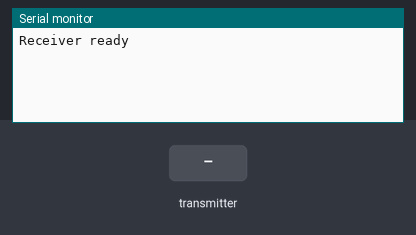
A sketch run on a simulated ESP32. Shown: the last lines printed to the serial monitor. The inputs (shaded band) are chosen by the test bench.

Above: at 1.2 s.
1.3 s: the transmitter starts sending deviceID = 0
At 1.66 s:
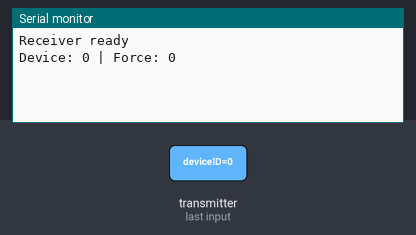
3.3 s: the transmitter starts sending adcValue = 1024
At 3.66 s:
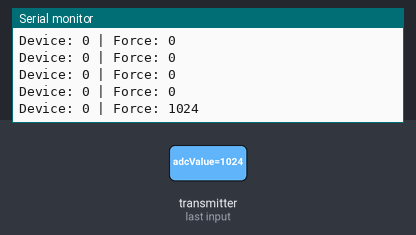
4.8 s: the transmitter starts sending deviceID = 64
At 5.16 s:
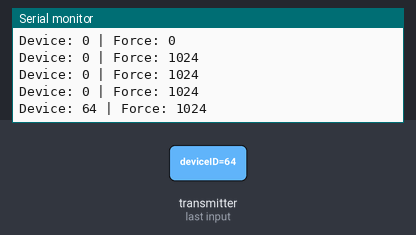
6.3 s: the transmitter starts sending adcValue = 0
At 6.66 s:
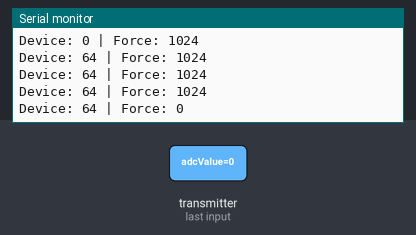

The sketch:

espnow_recv.ino
```cpp
#include <esp_now.h>
#include <WiFi.h>

// Data Packet Init
struct DataPacket {
  uint8_t deviceID;
  uint16_t adcValue;
};

DataPacket receivedPacket;

void OnDataRecv(const esp_now_recv_info *info, const uint8_t *data, int len) {

  // Make sure the packet is the size we expect
  if (len != sizeof(DataPacket)) {
    Serial.println("Invalid packet size");
    return;
  }

  // Copy received data into our packet structure
  memcpy(&receivedPacket, data, sizeof(receivedPacket));

  // Print
  Serial.print("Device: ");
  Serial.print(receivedPacket.deviceID);
  Serial.print(" | Force: ");
  Serial.println(receivedPacket.adcValue);
}

void setup() {

  // Set baud rate to 115200
  Serial.begin(115200);

  // ESP WiFi station mode
  WiFi.mode(WIFI_STA);

  // Check if esp-now is initialized
  if (esp_now_init() != ESP_OK) {
    Serial.println("ESP-NOW initialization failed");
    return;
  }

  // ESP-now receiving data
  esp_now_register_recv_cb(OnDataRecv);

  Serial.println("Receiver ready");
}

void loop() {
}
```

Measured:
- after the input at 1.3 s, the serial monitor: prints a new line after 0.05 s (image 1)
- after the input at 3.3 s, the serial monitor: prints a new line after 0.05 s (image 2)
- after the input at 4.8 s, the serial monitor: prints a new line after 0.05 s (image 3)
- after the input at 6.3 s, the serial monitor: prints a new line after 0.05 s (image 4)
